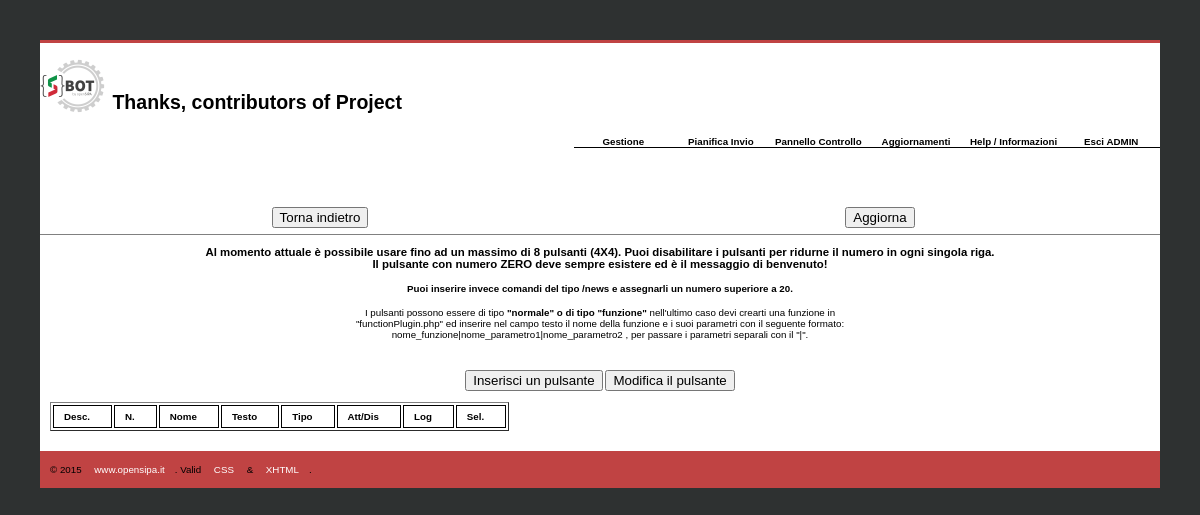
The app's page /panelButton.php (signed in), older data.
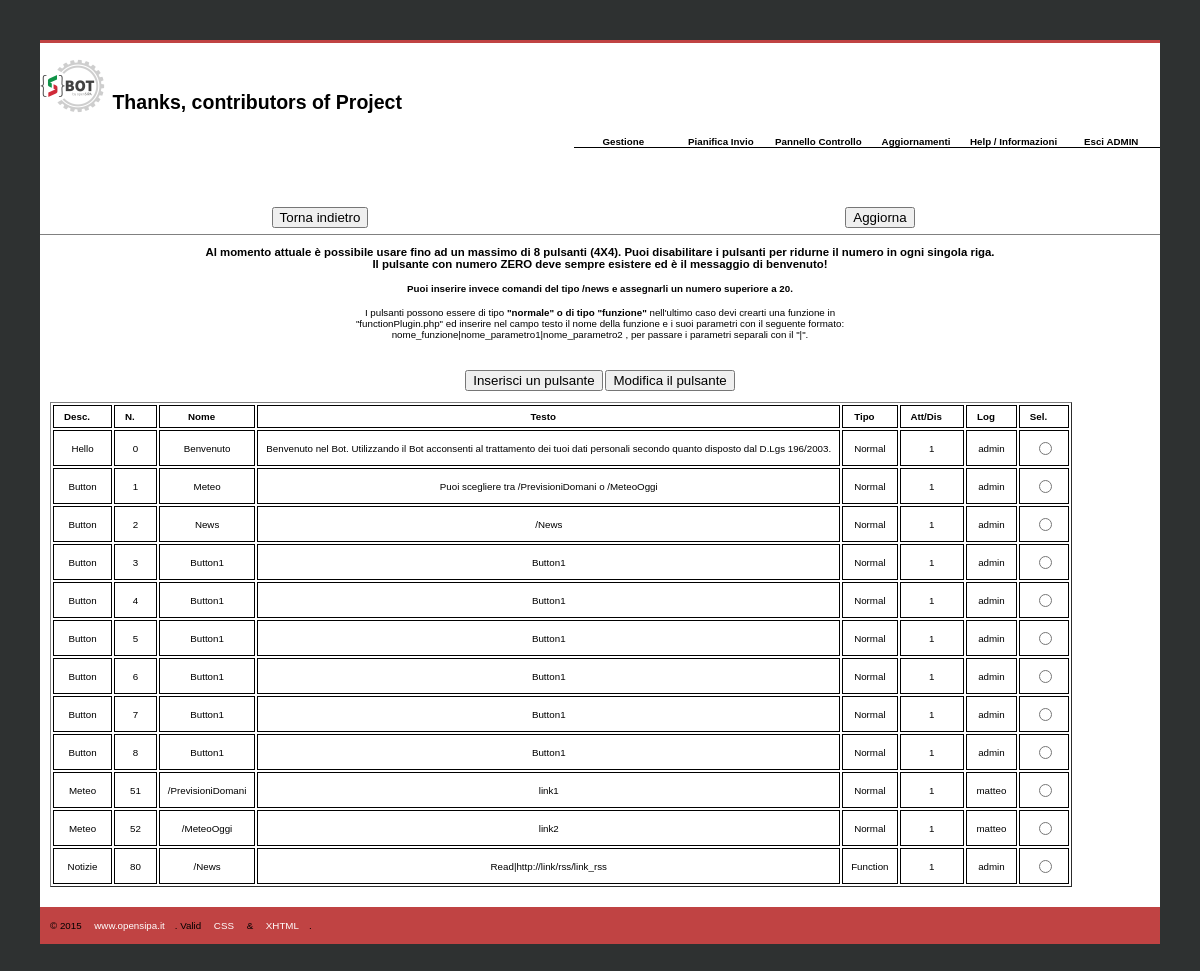
The same page, newer data.
### tables this page shows
CREATE TABLE `software_config_button` (
  `ID` int(11) NOT NULL,
  `Type` varchar(8) NOT NULL DEFAULT 'Normal',
  `SoftDesc` varchar(50) DEFAULT NULL,
  `Number` int(2) DEFAULT NULL,
  `Titolo` varchar(25) DEFAULT NULL,
  `Param` varchar(1000) DEFAULT NULL,
  `Active` tinyint(1) NOT NULL DEFAULT '1',
  `Log` varchar(50) DEFAULT NULL,
  `DateUpdt` datetime DEFAULT NULL
);

### functions/functionDb.php (called while the page is built, shortened)
<?php
function getDbConnection() {
    try {
        $mysqlConn = new PDO('mysql:dbname='.$GLOBALS['mysql_db'].';port='.$GLOBALS['mysql_port'].';host='.$GLOBALS['mysql_host'],$GLOBALS['mysql_user'],$GLOBALS['mysql_pass']);
    } catch (PDOException $e) {
        die("Connessione fallita al DB (connection failed). Non posso proseguire <br>");
    }
    return $mysqlConn;
}
function dbButtonExtraction($value)
{
    try {
        $conn=getDbConnection();
        $sql = "SELECT ID, SoftDesc, Param, Number, Type, Titolo, Active, Log, DateUpdt FROM `software_config_button` WHERE $value ORDER BY Number";
        $stmt = $conn->prepare($sql);
        $stmt->execute();
        $tableButton=array();
        while ($riga=$stmt->fetch(PDO::FETCH_ASSOC)) {
            $tableButton[]=$riga;
        }
    } catch (Exception $ex) {
        return $ex->getMessage();
    }
    return ($tableButton);
}

### panelButton.php (the view, shortened to what this page needs)
<?php
include ('theme/header.php');
include ('functions/functionDb.php');
?>
<div id="content" class="clearfix" align="center">
    <p>
    <h3>
        Al momento attuale &egrave; possibile usare fino ad <strong>un massimo di 8 pulsanti (4X4)</strong>.
        Puoi disabilitare i pulsanti per ridurne il numero in ogni singola riga.<br>
        Il pulsante con <strong>numero ZERO</strong> deve sempre esistere ed &egrave; il messaggio di benvenuto!
    </h3>
    <h4>
        Puoi inserire invece comandi del tipo /news e assegnarli un numero superiore a 20.
    </h4>
    I pulsanti possono essere di tipo <strong>"normale" o di tipo "funzione"</strong> nell'ultimo caso devi crearti una funzione in<br>
    "functionPlugin.php" ed inserire nel campo testo il nome della funzione e i suoi parametri con il seguente formato:<br>
    nome_funzione|nome_parametro1|nome_parametro2 , per passare i parametri separali con il "|".
    </p>
</div>
<div id="content" class="clearfix">
    <form method="post" action="panelButton.php">
    <div align="center">
    <button type='submit' name='New' value='New' />Inserisci un pulsante</button>
    <button type='submit' name='Valori' value='Valori' />Modifica il pulsante</button>
    </div><br>
    <table border="1" id="order">
    <thead>
        <tr>
            <th><span>Desc.</span></th>
            <th><span>N.</span></th>
            <th><span>Nome</span></th>
            <th><span>Testo</span></th>
            <th><span>Tipo</span></th>
            <th><span>Att/Dis</span></th>
            <th><span>Log</span></th>
            <th><span>Sel.</span></th>
        </tr>
    </thead>
    <tbody>
<?php $extractParam = dbButtonExtraction("SoftDesc is not null");
        foreach ($extractParam as $extract) {
            echo'<tr class="align">
                <td>'.$extract['SoftDesc'].'</td>
                <td>'.$extract['Number'].'</td>
                <td>'.$extract['Titolo'].'</td>
                <td>'.$extract['Param'].'</td>
                <td>'.$extract['Type'].'</td>
                <td>'.$extract['Active'].'</td>
                <td>'.$extract['Log'].'</td>
                <td><input type="radio" name="ID" value="'.$extract['ID'].'" /></td>
                </tr>';
        }
        ?>
    </tbody>
    </table>
    </form>
</div>
<?php include ('theme/footer.php');?>

### theme/header.php (shortened to what this page needs)
<!DOCTYPE html>
<html>
    <head>
        <link href="theme/css/stile.css" rel="stylesheet" type="text/css">
    </head>
<body>
<div id="container">
    <h1><span><img src="theme/img/logo.png" alt="logo Sbot"> </span>Thanks, contributors of Project</h1>
	<div id="header">
            <ul id="menu">
            <?php
            if (!empty($_SESSION['username'])) {
            echo'<li><a href="#">Gestione</a>'
                . '<ul>'
                . '<li><a href="admin.php">Invia messaggi</a></li>'
                . '<li><a href="message.php">Messaggi di utenti</a></li>'
                . '<li><a href="fullSend.php">Messaggi di massa</a></li>'
                . '<li><a href="user.php">Utenti attivi</a></li>'
                . '<li><a href="userLog.php">Log User</a></li>'
                . '</ul></li>';
            echo'<li><a href="#">Pianifica Invio</a>'
                . '<ul>'
                . '<li><a href="crontabInsert.php">Inserisci</a></li>'
                . '</ul></li>';
            echo'<li><a href="#">Pannello Controllo</a>'
                . '<ul>'
                . '<li><a href="coda.php">Coda Telegram</a></li>'
                . '<li><a href="panel.php">Gestione</a></li>'
                . '<li><a href="panelButton.php">Gestione Pulsanti</a></li>'
                . '<li><a href="changePwd.php">Cambio password</a></li>'
                . '<li><a href="addAdmin.php">Gestione Admin</a></li>'
                . '</ul></li>';
            echo'<li><a href="#">Aggiornamenti</a>'
                . '<ul>'
                . '<li><a href="update.php">Controlla</a></li>'
                . '</ul></li>';
            echo'<li><a href="help.php">Help / Informazioni</a></li>';
            echo'<li><a href="logout.php">Esci '.strtoupper ($_SESSION['username']).'</a></li>';
            } else {
            echo'<li><a href="index.php">Home page {S}Bot</a></li>';
            }
            ?>
            </ul>
	</div>
        <?php
        if (!empty($_SESSION['username'])) {
            $back = $_SERVER['HTTP_REFERER'];
            echo'<center><div style="float:left; width:50%">';
            echo'<form action="'.$back.'" method="GET">'
            .   '<input type="submit" value="Torna indietro" name="Submit" id="Submit">'
            .   '</form></div>'
            .   '<div style="float:left; width:50%">'
            .   '<form action="'.$nome = basename($_SERVER['PHP_SELF']).'">'
            .   '<input type="submit" name="submit" value="Aggiorna"></form>';
            echo'</div>'
            .   '</center>'
            .   '<br><br>'
            .   '<hr align=”center” size=”1″ noshade>';
            }
        ?>

### theme/footer.php
	<div id="footer">
		<p>&copy; 2015 <a href="http://www.opensipa.it">www.opensipa.it</a>. Valid <a href="http://jigsaw.w3.org/css-validator/check/referer">CSS</a> &amp; <a href="http://validator.w3.org/check?uri=referer">XHTML</a>.</p>
	</div>
</div>
    </body>
</html>

### theme/css/stile.css (style rules this page uses)
html { font-size: 61%; font-family: helvetica, arial, verdana, sans-serif; min-height: 100%; }
body { background:#2e3131; padding:0; margin:0; }
img { vertical-align:bottom; border:0; }
a:link, a:visited, a:hover, a:active, a:focus { text-decoration: none; cursor:pointer; }
div#footer:after, div.content-row:after, .clearfix:after { content: "."; display: block; height: 0; clear: both; visibility: hidden; }
.clearfix { display: inline-block; }
.clearfix { display: block; }
div#container { width: 1120px; margin: 40px auto; background: #fff; border-top:3px solid #c04343; }
div#header { width:1100px; height:80px; background:#fff; position:relative; padding-left:20px; }
div#content { width:1100px; height:auto; background:#fff; padding:0 10px 20px 10px; }
div#footer { width:1100px; height:auto; background:#c04343 url(./img/bg-footer.jpg) top left repeat-x; padding:3px 10px; }
div#footer p a { font-size:1em; color:#fff; padding:3px 10px; border:0; }
#menu { margin: 0; padding: 0; height: 2em; border-width: 0 0 1px 0; border-style: solid; float: right; }
#menu li { margin: 0; padding: 0; float: left; height: 3em; width: 10em; display: inline; list-style-type: none; position: relative; line-height: 3em; }
#menu li a:link, #menu li a:visited { margin: 0; padding: 0; text-decoration: none; color: #000; background: transparent; float: left; width: 10em; text-align: center; font-weight: bold; }
#order thead { cursor: pointer; }
#order thead tr th span { padding-right: 16px; background-repeat: no-repeat; background-position: 90% 90%; }
#order thead tr th { font-weight: bold; padding: 5px 5px; padding-left: 10px; }
#order tbody tr td { text-align: center; padding: 8px 8px; }
#tbcenter table, td, tr, th { margin-left:auto; margin-right:auto; border: 1px solid black; text-align: center; }

Row changes from the older to the newer data that the page shows:
added software_config_button: SoftDesc "Hello", Number "0", Titolo "Benvenuto", Param "Benvenuto nel Bot. Utilizzando il Bot acconsenti al trattamento dei tuoi dati personali secondo quanto disposto dal D.Lgs 196/2003.", Type "Normal", Active "1", Log "admin"
added software_config_button: SoftDesc "Button", Number "1", Titolo "Meteo", Param "Puoi scegliere tra /PrevisioniDomani o /MeteoOggi", Type "Normal", Active "1", Log "admin"
added software_config_button: SoftDesc "Button", Number "2", Titolo "News", Param "/News", Type "Normal", Active "1", Log "admin"
added software_config_button: SoftDesc "Button", Number "3", Titolo "Button1", Param "Button1", Type "Normal", Active "1", Log "admin"
added software_config_button: SoftDesc "Button", Number "4", Titolo "Button1", Param "Button1", Type "Normal", Active "1", Log "admin"
added software_config_button: SoftDesc "Button", Number "5", Titolo "Button1", Param "Button1", Type "Normal", Active "1", Log "admin"
added software_config_button: SoftDesc "Button", Number "6", Titolo "Button1", Param "Button1", Type "Normal", Active "1", Log "admin"
added software_config_button: SoftDesc "Button", Number "7", Titolo "Button1", Param "Button1", Type "Normal", Active "1", Log "admin"
added software_config_button: SoftDesc "Button", Number "8", Titolo "Button1", Param "Button1", Type "Normal", Active "1", Log "admin"
added software_config_button: SoftDesc "Meteo", Number "51", Titolo "/PrevisioniDomani", Param "link1", Type "Normal", Active "1", Log "matteo"
added software_config_button: SoftDesc "Meteo", Number "52", Titolo "/MeteoOggi", Param "link2", Type "Normal", Active "1", Log "matteo"
added software_config_button: SoftDesc "Notizie", Number "80", Titolo "/News", Param "Read|http://link/rss/link_rss", Type "Function", Active "1", Log "admin"
